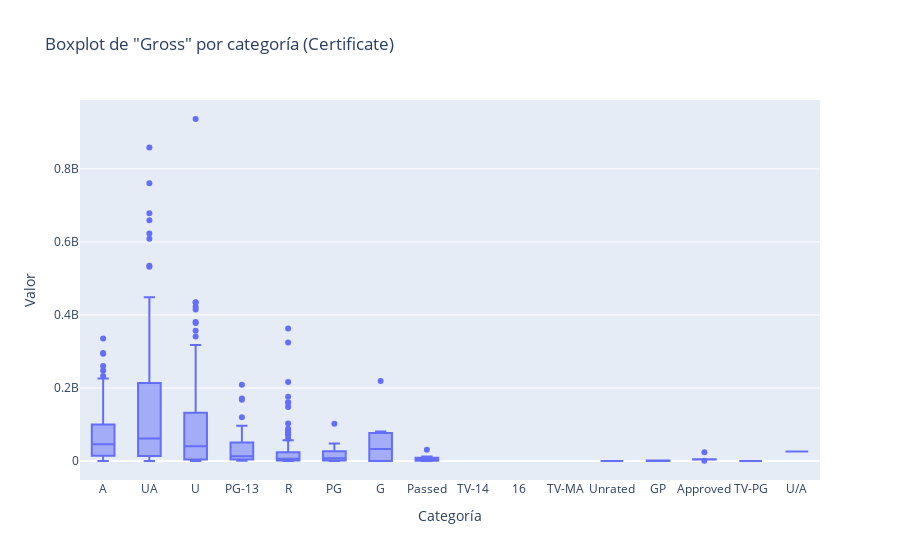

The notebook cell saved with this chart:
### Code cell
fig = px.box(movies, x='Certificate', y='Gross', title='Boxplot de "Gross" por categoría (Certificate)')
fig.update_layout(
    xaxis_title='Categoría',
    yaxis_title='Valor',
    boxmode='group'  # Por si tienes múltiples trazas en el futuro
)
fig.show()

### Figure 1 — Plotly figure (JSON) as saved in the notebook; plotly's stock layout.template omitted (floating-point values rounded to 4 significant figures; data arrays with more than 128 entries replaced by an {"elided": "..."} marker saying what was removed)
{"data": [{"alignmentgroup": "True", "hovertemplate": "Certificate=%{x}<br>Gross=%{y}<extra></extra>", "legendgroup": "", "marker": {"color": "#636efa"}, "name": "", "notched": false, "offsetgroup": "", "orientation": "v", "showlegend": false, "type": "box", "x": {"elided": "1000 str values"}, "x0": " ", "xaxis": "x", "y": {"elided": "1000 float values"}, "y0": " ", "yaxis": "y"}], "layout": {"boxmode": "group", "legend": {"tracegroupgap": 0}, "title": {"text": "Boxplot de \"Gross\" por categoría (Certificate)"}, "xaxis": {"anchor": "y", "domain": [0, 1], "title": {"text": "Categoría"}}, "yaxis": {"anchor": "x", "domain": [0, 1], "title": {"text": "Valor"}}}}
